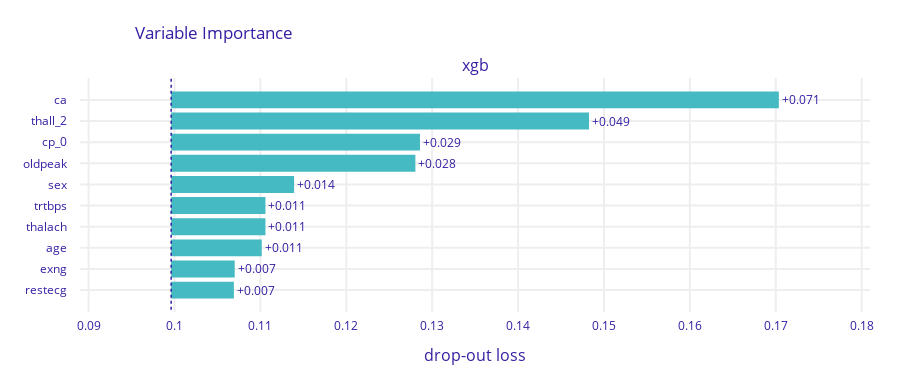

Here is the notebook cell this chart was saved with:
### Code cell
import xgboost
model = xgboost.XGBClassifier(
    n_estimators=50, 
    max_depth=2, 
    use_label_encoder=False, 
    eval_metric="logloss",
    
    enable_categorical=True,
    tree_method="hist"
)

model.fit(X_train, y_train)

def pf_xgboost_classifier_categorical(model, df):
    df.loc[:, df.dtypes == 'object'] =\
        df.select_dtypes(['object'])\
        .apply(lambda x: x.astype('category'))
    return model.predict_proba(df)[:, 1]

explainer = dx.Explainer(model, X_test, y_test, predict_function=pf_xgboost_classifier_categorical, label="xgb")

pvi = explainer.model_parts(random_state=0)
pvi.plot()

### Figure 1 — Plotly figure (JSON) as saved in the notebook; plotly's stock layout.template omitted (floating-point values rounded to 4 significant figures)
{"data": [{"base": 0.09961, "hoverinfo": "text", "hoverlabel": {"bgcolor": "rgba(0,0,0,0.8)"}, "hovertext": ["Model: xgb loss after<br>variable: ca is permuted: 0.17<br>Drop-out loss change: +0.071", "Model: xgb loss after<br>variable: thall_2 is permuted: 0.148<br>Drop-out loss change: +0.049", "Model: xgb loss after<br>variable: cp_0 is permuted: 0.129<br>Drop-out loss change: +0.029", "Model: xgb loss after<br>variable: oldpeak is permuted: 0.128<br>Drop-out loss change: +0.028", "Model: xgb loss after<br>variable: sex is permuted: 0.114<br>Drop-out loss change: +0.014", "Model: xgb loss after<br>variable: trtbps is permuted: 0.111<br>Drop-out loss change: +0.011", "Model: xgb loss after<br>variable: thalach is permuted: 0.111<br>Drop-out loss change: +0.011", "Model: xgb loss after<br>variable: age is permuted: 0.11<br>Drop-out loss change: +0.011", "Model: xgb loss after<br>variable: exng is permuted: 0.107<br>Drop-out loss change: +0.007", "Model: xgb loss after<br>variable: restecg is permuted: 0.107<br>Drop-out loss change: +0.007"], "marker": {"color": "#46bac2"}, "orientation": "h", "showlegend": false, "text": ["+0.071", "+0.049", "+0.029", "+0.028", "+0.014", "+0.011", "+0.011", "+0.011", "+0.007", "+0.007"], "textposition": "outside", "type": "bar", "x": [0.07074, 0.04865, 0.02897, 0.02843, 0.01431, 0.01098, 0.01098, 0.01054, 0.007398, 0.007302], "xaxis": "x", "y": ["ca", "thall_2", "cp_0", "oldpeak", "sex", "trtbps", "thalach", "age", "exng", "restecg"], "yaxis": "y"}], "layout": {"annotations": [{"font": {"size": 16}, "showarrow": false, "text": "xgb", "x": 0.5, "xanchor": "center", "xref": "paper", "y": 1, "yanchor": "bottom", "yref": "paper"}, {"font": {"size": 16}, "showarrow": false, "text": "drop-out loss", "x": 0.5, "xanchor": "center", "xref": "paper", "y": 0, "yanchor": "top", "yref": "paper", "yshift": -30}], "font": {"color": "#371ea3"}, "height": 383, "margin": {"b": 71, "r": 30, "t": 78}, "shapes": [{"line": {"color": "#371ea3", "dash": "dot", "width": 1.5}, "type": "line", "x0": 0.09961, "x1": 0.09961, "xref": "x", "y0": -1, "y1": 10, "yref": "y"}], "title": {"text": "Variable Importance", "x": 0.15}, "xaxis": {"anchor": "y", "automargin": true, "domain": [0, 1], "fixedrange": true, "gridwidth": 2, "range": [0.089, 0.181], "tickcolor": "white", "ticklen": 3, "ticks": "outside", "type": "linear", "zeroline": false}, "yaxis": {"anchor": "x", "automargin": true, "autorange": "reversed", "domain": [0, 1], "fixedrange": true, "gridwidth": 2, "tickcolor": "white", "ticklen": 10, "ticks": "outside", "type": "category"}}}
